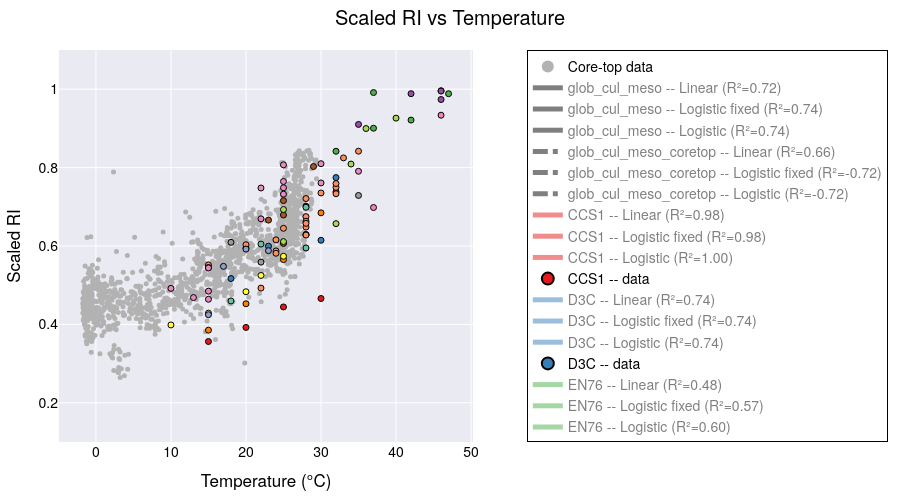

Notebook code cell kept with this figure:
### Code cell
import numpy as np
import pandas as pd
from sklearn.linear_model import LinearRegression
from scipy.optimize import curve_fit
import plotly.graph_objects as go
import plotly.express as px

def logistic_fixed_upper(x, x0, k, b):
    return (1-b) / (1 + np.exp(-k * (x - x0))) + b

def logistic(x, x0, k, L, b):
    return L / (1 + np.exp(-k * (x - x0))) + b

# ─── prepare sample points ────────────────────────────────────────────────────
xx = np.linspace(-4, 50, 200)

# ─── filter & group your data ──────────────────────────────────────────────────
plot_data = culture_meso_df[culture_meso_df['Temperature'] < 50]
min_count = 2
groups = [g for g, df in plot_data.groupby('Strains_edited') if len(df) >= min_count]

# ─── build the figure with one trace per strain per model ─────────────────────
fig = go.Figure()

fig.add_trace(go.Scatter(
    x=coretop_da['t_sf2tc_avg'],
    y=coretop_da['scaledRI_median'],
    mode='markers',
    marker=dict(color='rgba(178,178,178,1.000)', size=5),
    name='Core-top data',
    showlegend=True   # you can allow toggling it via legend if you like
))
core_idx = 0  # index of this core-top trace

# ─── add global fits ────────────────────────────────────────────────
X_all = plot_data['Temperature'].values.reshape(-1,1)
y_all = plot_data['scaledRI'].values

# -- Linear fit --
ols_all = LinearRegression().fit(X_all, y_all)
y_lin_all = ols_all.predict(xx.reshape(-1,1))


# -- Logistic fixed upper --
p0f = [25, 0.1, 0.1]
bf = (0, [50,1,1])
popt_f_all, _ = curve_fit(logistic_fixed_upper, plot_data['Temperature'], plot_data['scaledRI'], p0=p0f, bounds=bf)
y_logif_all = logistic_fixed_upper(xx, *popt_f_all)
r2_logif_all = 1 - np.var(plot_data['scaledRI'] - logistic_fixed_upper(plot_data['Temperature'], *popt_f_all)) / np.var(plot_data['scaledRI'])

# -- Full logistic --
p0_all = [25,0.1,0.1,0.1]
bnd_all = (0, [50,1,1,1])
popt_all, _ = curve_fit(logistic, plot_data['Temperature'], plot_data['scaledRI'], p0=p0_all, bounds=bnd_all)
y_logi_all = logistic(xx, *popt_all)
r2_logi_all = 1 - np.var(plot_data['scaledRI'] - logistic(plot_data['Temperature'], *popt_all)) / np.var(plot_data['scaledRI'])

## add global fits to figure
for model, y, r2 in [
    ("Linear", y_lin_all, ols_all.score(X_all, y_all)),
    ("Logistic fixed", y_logif_all, r2_logif_all),
    ("Logistic", y_logi_all, r2_logi_all)
]:
    fig.add_trace(go.Scatter(
        x=xx, y=y,
        mode='lines',
        name=f"glob_cul_meso -- {model} (R²={r2:.2f})",
        visible=True
    ))

### add X_all and y_all with coretop data and fit the glob_cul_meso_coretop
X_all_full = np.concatenate((coretop_da['t_sf2tc_avg'].values.reshape(-1,1), plot_data['Temperature'].values.reshape(-1,1)))
y_all_full = np.concatenate((coretop_da['scaledRI_median'].values, plot_data['scaledRI'].values))

# -- Linear fit --
ols_all_full = LinearRegression().fit(X_all_full, y_all_full)
y_lin_all_full = ols_all_full.predict(xx.reshape(-1,1))
# -- Logistic fixed upper --
p0f_full = [25, 0.1, 0.1]
bf_full = (0, [50,1,1])
popt_f_all_full, _ = curve_fit(logistic_fixed_upper, np.squeeze(X_all_full), y_all_full, p0=p0f_full, bounds=bf_full)
y_logif_all_full = logistic_fixed_upper(xx, *popt_f_all_full)
r2_logif_all_full = 1 - np.var(y_all_full - logistic_fixed_upper(X_all_full, *popt_f_all_full)) / np.var(y_all_full)
# -- Full logistic --
p0_all_full = [25,0.1,0.1,0.1]
bnd_all_full = (0, [50,1,1,1])
popt_all_full, _ = curve_fit(logistic, np.squeeze(X_all_full), y_all_full, p0=p0_all_full, bounds=bnd_all_full)
y_logi_all_full = logistic(xx, *popt_all_full)
r2_logi_all_full = 1 - np.var(y_all_full - logistic(X_all_full, *popt_all_full)) / np.var(y_all_full)
## add global fits to figure
for model, y, r2 in [
    ("Linear", y_lin_all_full, ols_all_full.score(X_all_full, y_all_full)),
    ("Logistic fixed", y_logif_all_full, r2_logif_all_full),
    ("Logistic", y_logi_all_full, r2_logi_all_full)
]:
    fig.add_trace(go.Scatter(
        x=xx, y=y,
        mode='lines',
        name=f"glob_cul_meso_coretop -- {model} (R²={r2:.2f})",
        visible=True
    ))
    
# ─── add all your strain traces ───────────────────────────
for strain in groups:
    df = plot_data[plot_data['Strains_edited'] == strain]
    X = df['Temperature'].values.reshape(-1,1)
    y = df['scaledRI'].values
    
    # -- Linear fit --
    ols = LinearRegression().fit(X, y)
    y_lin = ols.predict(xx.reshape(-1,1))
    fig.add_trace(go.Scatter(
        x=xx, y=y_lin, 
        mode='lines',
        name=f"{strain} -- Linear (R²={ols.score(X,y):.2f})",
        visible=(strain == groups[0])  # only first strain visible initially
    ))
    
    # -- Logistic fixed upper --
    p0f = [25, 0.1, 0.1]
    bf = (0, [50,1,1])
    popt_f, _ = curve_fit(logistic_fixed_upper, df['Temperature'], df['scaledRI'], p0=p0f, bounds=bf)
    y_logf = logistic_fixed_upper(xx, *popt_f)
    r2_f = 1 - np.var(df['scaledRI'] - logistic_fixed_upper(df['Temperature'], *popt_f)) / np.var(df['scaledRI'])
    fig.add_trace(go.Scatter(
        x=xx, y=y_logf,
        mode='lines',
        name=f"{strain} -- Logistic fixed (R²={r2_f:.2f})",
        visible=False
    ))
    
    # -- Full logistic --
    p0 = [25,0.1,0.1,0.1]
    bnd = (0, [50,1,1,1])
    popt, _ = curve_fit(logistic, df['Temperature'], df['scaledRI'], p0=p0, bounds=bnd)
    y_log = logistic(xx, *popt)
    r2 = 1 - np.var(df['scaledRI'] - logistic(df['Temperature'], *popt)) / np.var(df['scaledRI'])
    fig.add_trace(go.Scatter(
        x=xx, y=y_log,
        mode='lines',
        name=f"{strain} -- Logistic (R²={r2:.2f})",
        visible=False
    ))
    
    # -- Always-on scatter of raw data --
    fig.add_trace(go.Scatter(
        x=df['Temperature'], y=df['scaledRI'],
        mode='markers',
        marker=dict(size=6, line=dict(width=1, color='black')),
        name=f"{strain} -- data",
        visible=True
    ))
# build a mapping strain → color
palette1 = px.colors.qualitative.Set1
palette2 = px.colors.qualitative.Set2

# make one long list
all_colors = palette1 + palette2

# then map strains in order
strain_colors = {
    strain: all_colors[i % len(all_colors)]
    for i, strain in enumerate(groups)
}

# now loop through all traces
for trace in fig.data:
    # The “cultures + mesocosm only” global fit
    if trace.name.startswith("glob_cul_meso --"):
        trace.update(line=dict(
            color="black",   # pick any CSS name or hex code
            dash="solid",        # “solid”, “dash”, “dot”, “dashdot”, etc
            width=4              # thicker line
        ))

    # The “cultures + mesocosm + coretop” global fit
    elif trace.name.startswith("glob_cul_meso_coretop --"):
        trace.update(line=dict(
            color="black",
            dash="dashdot",
            width=3
        ))
        
    # skip the core-top (and any other truly global or background traces)
    elif trace.name == "Core-top data":
        continue

    # split off the strain name (everything before the “ – ”)
    strain = trace.name.split(" -- ")[0]

    # pick a color: if it’s one of our strains, use its palette color;
    # otherwise (e.g. “Global”) fall back to black or whatever you like
    col = strain_colors.get(strain, "black")

    # apply to both marker & line
    trace.update(
        marker=dict(color=col),
        line=dict(color=col)
    )



# Hide all line traces (fits) by default, leave markers visible
for trace in fig.data:
    if "lines" in trace.mode:
        trace.visible = "legendonly"
    else:
        trace.visible = True

# # Make “raw data” the initial visibility state:
# for tr in fig.data:
#     if tr.name == "Core-top data" or tr.name.endswith("-- data"):
#         tr.visible = True
#     else:
#         tr.visible = False
        


# reposition the model‐dropdown as a vertical nav bar on the left
fig.update_layout(

    autosize=False,     # turn off responsive “fill the container”
    width=900,          # fixed pixel width
    height=500,         # fixed pixel height
    margin=dict(l=40, r=40, t=50, b=40),

    title="Scaled RI vs Temperature",
    xaxis_title="Temperature (°C)",
    yaxis_title="Scaled RI",
    
    yaxis=dict(
        range=[0.1, 1.1],
        autorange=False    # turn off auto‐scaling
    ),

    # put the legend also on the left, so users can click each strain on/off
    legend=dict(
        traceorder="normal",
        orientation="v",
        x=1.13,      # just inside the left margin
        y=0.5,
        xanchor="left",
        yanchor="middle",
        itemsizing="constant",
        bordercolor="black",
        borderwidth=1
    ),
    template='seaborn',
    font=dict(
        family="TeX Gyre Heros",
        size=14,
        color="black"
    ),
    
)

# lock X/Y so the units match (remove if you don’t want a 1:1 scale)
fig.update_xaxes(constrain='domain')            # keep the X‐axis from expanding

# set a default
# fig.update_layout(template="plotly_white")

fig.show()

# in your Python script / notebook:
fig.write_html(
  os.path.join(local_github_path, 'html_figures', 'scaledRI_vs_Temperature.html'),
  include_plotlyjs="cdn",   # pull Plotly.js from the CDN
  full_html=False           # only the <div>+<script>—no <html>/<body> wrapper
)

### Figure 1 — Plotly figure (JSON) as saved in the notebook; plotly's stock layout.template omitted (floating-point values rounded to 4 significant figures; data arrays with more than 128 entries replaced by an {"elided": "..."} marker saying what was removed)
{"data": [{"marker": {"color": "rgba(178,178,178,1.000)", "size": 5}, "mode": "markers", "name": "Core-top data", "showlegend": true, "type": "scatter", "visible": true, "x": {"elided": "1479 float values"}, "y": {"elided": "1479 float values"}}, {"line": {"color": "black", "dash": "solid", "width": 4}, "marker": {"color": "black"}, "mode": "lines", "name": "glob_cul_meso -- Linear (R²=0.72)", "type": "scatter", "visible": "legendonly", "x": {"elided": "200 float values"}, "y": {"elided": "200 float values"}}, {"line": {"color": "black", "dash": "solid", "width": 4}, "marker": {"color": "black"}, "mode": "lines", "name": "glob_cul_meso -- Logistic fixed (R²=0.74)", "type": "scatter", "visible": "legendonly", "x": {"elided": "200 float values"}, "y": {"elided": "200 float values"}}, {"line": {"color": "black", "dash": "solid", "width": 4}, "marker": {"color": "black"}, "mode": "lines", "name": "glob_cul_meso -- Logistic (R²=0.74)", "type": "scatter", "visible": "legendonly", "x": {"elided": "200 float values"}, "y": {"elided": "200 float values"}}, {"line": {"color": "black", "dash": "dashdot", "width": 3}, "marker": {"color": "black"}, "mode": "lines", "name": "glob_cul_meso_coretop -- Linear (R²=0.66)", "type": "scatter", "visible": "legendonly", "x": {"elided": "200 float values"}, "y": {"elided": "200 float values"}}, {"line": {"color": "black", "dash": "dashdot", "width": 3}, "marker": {"color": "black"}, "mode": "lines", "name": "glob_cul_meso_coretop -- Logistic fixed (R²=-0.72)", "type": "scatter", "visible": "legendonly", "x": {"elided": "200 float values"}, "y": {"elided": "200 float values"}}, {"line": {"color": "black", "dash": "dashdot", "width": 3}, "marker": {"color": "black"}, "mode": "lines", "name": "glob_cul_meso_coretop -- Logistic (R²=-0.72)", "type": "scatter", "visible": "legendonly", "x": {"elided": "200 float values"}, "y": {"elided": "200 float values"}}, {"line": {"color": "rgb(228,26,28)"}, "marker": {"color": "rgb(228,26,28)"}, "mode": "lines", "name": "CCS1 -- Linear (R²=0.98)", "type": "scatter", "visible": "legendonly", "x": {"elided": "200 float values"}, "y": {"elided": "200 float values"}}, {"line": {"color": "rgb(228,26,28)"}, "marker": {"color": "rgb(228,26,28)"}, "mode": "lines", "name": "CCS1 -- Logistic fixed (R²=0.98)", "type": "scatter", "visible": "legendonly", "x": {"elided": "200 float values"}, "y": {"elided": "200 float values"}}, {"line": {"color": "rgb(228,26,28)"}, "marker": {"color": "rgb(228,26,28)"}, "mode": "lines", "name": "CCS1 -- Logistic (R²=1.00)", "type": "scatter", "visible": "legendonly", "x": {"elided": "200 float values"}, "y": {"elided": "200 float values"}}, {"line": {"color": "rgb(228,26,28)"}, "marker": {"color": "rgb(228,26,28)", "line": {"color": "black", "width": 1}, "size": 6}, "mode": "markers", "name": "CCS1 -- data", "type": "scatter", "visible": true, "x": [15, 20, 25, 30], "y": [0.3564, 0.3923, 0.4445, 0.4661]}, {"line": {"color": "rgb(55,126,184)"}, "marker": {"color": "rgb(55,126,184)"}, "mode": "lines", "name": "D3C -- Linear (R²=0.74)", "type": "scatter", "visible": "legendonly", "x": {"elided": "200 float values"}, "y": {"elided": "200 float values"}}, {"line": {"color": "rgb(55,126,184)"}, "marker": {"color": "rgb(55,126,184)"}, "mode": "lines", "name": "D3C -- Logistic fixed (R²=0.74)", "type": "scatter", "visible": "legendonly", "x": {"elided": "200 float values"}, "y": {"elided": "200 float values"}}, {"line": {"color": "rgb(55,126,184)"}, "marker": {"color": "rgb(55,126,184)"}, "mode": "lines", "name": "D3C -- Logistic (R²=0.74)", "type": "scatter", "visible": "legendonly", "x": {"elided": "200 float values"}, "y": {"elided": "200 float values"}}, {"line": {"color": "rgb(55,126,184)"}, "marker": {"color": "rgb(55,126,184)", "line": {"color": "black", "width": 1}, "size": 6}, "mode": "markers", "name": "D3C -- data", "type": "scatter", "visible": true, "x": [30, 18, 23, 28, 32], "y": [0.6146, 0.517, 0.5995, 0.7015, 0.7745]}, {"line": {"color": "rgb(77,175,74)"}, "marker": {"color": "rgb(77,175,74)"}, "mode": "lines", "name": "EN76 -- Linear (R²=0.48)", "type": "scatter", "visible": "legendonly", "x": {"elided": "200 float values"}, "y": {"elided": "200 float values"}}, {"line": {"color": "rgb(77,175,74)"}, "marker": {"color": "rgb(77,175,74)"}, "mode": "lines", "name": "EN76 -- Logistic fixed (R²=0.57)", "type": "scatter", "visible": "legendonly", "x": {"elided": "200 float values"}, "y": {"elided": "200 float values"}}, {"line": {"color": "rgb(77,175,74)"}, "marker": {"color": "rgb(77,175,74)"}, "mode": "lines", "name": "EN76 -- Logistic (R²=0.60)", "type": "scatter", "visible": "legendonly", "x": {"elided": "200 float values"}, "y": {"elided": "200 float values"}}, {"line": {"color": "rgb(77,175,74)"}, "marker": {"color": "rgb(77,175,74)", "line": {"color": "black", "width": 1}, "size": 6}, "mode": "markers", "name": "EN76 -- data", "type": "scatter", "visible": true, "x": [37, 32, 37, 42, 47], "y": [0.9915, 0.8416, 0.9005, 0.9212, 0.9886]}, {"line": {"color": "rgb(152,78,163)"}, "marker": {"color": "rgb(152,78,163)"}, "mode": "lines", "name": "Ga9.2 -- Linear (R²=0.81)", "type": "scatter", "visible": "legendonly", "x": {"elided": "200 float values"}, "y": {"elided": "200 float values"}}, {"line": {"color": "rgb(152,78,163)"}, "marker": {"color": "rgb(152,78,163)"}, "mode": "lines", "name": "Ga9.2 -- Logistic fixed (R²=0.92)", "type": "scatter", "visible": "legendonly", "x": {"elided": "200 float values"}, "y": {"elided": "200 float values"}}, {"line": {"color": "rgb(152,78,163)"}, "marker": {"color": "rgb(152,78,163)"}, "mode": "lines", "name": "Ga9.2 -- Logistic (R²=0.94)", "type": "scatter", "visible": "legendonly", "x": {"elided": "200 float values"}, "y": {"elided": "200 float values"}}, {"line": {"color": "rgb(152,78,163)"}, "marker": {"color": "rgb(152,78,163)", "line": {"color": "black", "width": 1}, "size": 6}, "mode": "markers", "name": "Ga9.2 -- data", "type": "scatter", "visible": true, "x": [35, 46, 46, 42, 46], "y": [0.9102, 0.9737, 0.996, 0.9885, 0.9952]}, {"line": {"color": "rgb(255,127,0)"}, "marker": {"color": "rgb(255,127,0)"}, "mode": "lines", "name": "HCA1 -- Linear (R²=0.99)", "type": "scatter", "visible": "legendonly", "x": {"elided": "200 float values"}, "y": {"elided": "200 float values"}}, {"line": {"color": "rgb(255,127,0)"}, "marker": {"color": "rgb(255,127,0)"}, "mode": "lines", "name": "HCA1 -- Logistic fixed (R²=1.00)", "type": "scatter", "visible": "legendonly", "x": {"elided": "200 float values"}, "y": {"elided": "200 float values"}}, {"line": {"color": "rgb(255,127,0)"}, "marker": {"color": "rgb(255,127,0)"}, "mode": "lines", "name": "HCA1 -- Logistic (R²=1.00)", "type": "scatter", "visible": "legendonly", "x": {"elided": "200 float values"}, "y": {"elided": "200 float values"}}, {"line": {"color": "rgb(255,127,0)"}, "marker": {"color": "rgb(255,127,0)", "line": {"color": "black", "width": 1}, "size": 6}, "mode": "markers", "name": "HCA1 -- data", "type": "scatter", "visible": true, "x": [15, 20, 25, 30], "y": [0.3853, 0.4526, 0.5653, 0.6846]}, {"line": {"color": "rgb(255,255,51)"}, "marker": {"color": "rgb(255,255,51)"}, "mode": "lines", "name": "HCE1 -- Linear (R²=0.95)", "type": "scatter", "visible": "legendonly", "x": {"elided": "200 float values"}, "y": {"elided": "200 float values"}}, {"line": {"color": "rgb(255,255,51)"}, "marker": {"color": "rgb(255,255,51)"}, "mode": "lines", "name": "HCE1 -- Logistic fixed (R²=1.00)", "type": "scatter", "visible": "legendonly", "x": {"elided": "200 float values"}, "y": {"elided": "200 float values"}}, {"line": {"color": "rgb(255,255,51)"}, "marker": {"color": "rgb(255,255,51)"}, "mode": "lines", "name": "HCE1 -- Logistic (R²=1.00)", "type": "scatter", "visible": "legendonly", "x": {"elided": "200 float values"}, "y": {"elided": "200 float values"}}, {"line": {"color": "rgb(255,255,51)"}, "marker": {"color": "rgb(255,255,51)", "line": {"color": "black", "width": 1}, "size": 6}, "mode": "markers", "name": "HCE1 -- data", "type": "scatter", "visible": true, "x": [10, 15, 20, 22, 25], "y": [0.3986, 0.4287, 0.4833, 0.5249, 0.5738]}, {"line": {"color": "rgb(166,86,40)"}, "marker": {"color": "rgb(166,86,40)"}, "mode": "lines", "name": "MY1T -- Linear (R²=0.59)", "type": "scatter", "visible": "legendonly", "x": {"elided": "200 float values"}, "y": {"elided": "200 float values"}}, {"line": {"color": "rgb(166,86,40)"}, "marker": {"color": "rgb(166,86,40)"}, "mode": "lines", "name": "MY1T -- Logistic fixed (R²=0.61)", "type": "scatter", "visible": "legendonly", "x": {"elided": "200 float values"}, "y": {"elided": "200 float values"}}, {"line": {"color": "rgb(166,86,40)"}, "marker": {"color": "rgb(166,86,40)"}, "mode": "lines", "name": "MY1T -- Logistic (R²=0.67)", "type": "scatter", "visible": "legendonly", "x": {"elided": "200 float values"}, "y": {"elided": "200 float values"}}, {"line": {"color": "rgb(166,86,40)"}, "marker": {"color": "rgb(166,86,40)", "line": {"color": "black", "width": 1}, "size": 6}, "mode": "markers", "name": "MY1T -- data", "type": "scatter", "visible": true, "x": [25, 25, 20, 23, 25, 29, 32], "y": [0.6068, 0.6791, 0.5948, 0.6661, 0.7158, 0.8028, 0.7381]}, {"line": {"color": "rgb(247,129,191)"}, "marker": {"color": "rgb(247,129,191)"}, "mode": "lines", "name": "N4 -- Linear (R²=1.00)", "type": "scatter", "visible": "legendonly", "x": {"elided": "200 float values"}, "y": {"elided": "200 float values"}}, {"line": {"color": "rgb(247,129,191)"}, "marker": {"color": "rgb(247,129,191)"}, "mode": "lines", "name": "N4 -- Logistic fixed (R²=1.00)", "type": "scatter", "visible": "legendonly", "x": {"elided": "200 float values"}, "y": {"elided": "200 float values"}}, {"line": {"color": "rgb(247,129,191)"}, "marker": {"color": "rgb(247,129,191)"}, "mode": "lines", "name": "N4 -- Logistic (R²=1.00)", "type": "scatter", "visible": "legendonly", "x": {"elided": "200 float values"}, "y": {"elided": "200 float values"}}, {"line": {"color": "rgb(247,129,191)"}, "marker": {"color": "rgb(247,129,191)", "line": {"color": "black", "width": 1}, "size": 6}, "mode": "markers", "name": "N4 -- data", "type": "scatter", "visible": true, "x": [37, 46], "y": [0.6981, 0.9337]}, {"line": {"color": "rgb(153,153,153)"}, "marker": {"color": "rgb(153,153,153)"}, "mode": "lines", "name": "NAOA2 -- Linear (R²=0.69)", "type": "scatter", "visible": "legendonly", "x": {"elided": "200 float values"}, "y": {"elided": "200 float values"}}, {"line": {"color": "rgb(153,153,153)"}, "marker": {"color": "rgb(153,153,153)"}, "mode": "lines", "name": "NAOA2 -- Logistic fixed (R²=0.88)", "type": "scatter", "visible": "legendonly", "x": {"elided": "200 float values"}, "y": {"elided": "200 float values"}}, {"line": {"color": "rgb(153,153,153)"}, "marker": {"color": "rgb(153,153,153)"}, "mode": "lines", "name": "NAOA2 -- Logistic (R²=0.92)", "type": "scatter", "visible": "legendonly", "x": {"elided": "200 float values"}, "y": {"elided": "200 float values"}}, {"line": {"color": "rgb(153,153,153)"}, "marker": {"color": "rgb(153,153,153)", "line": {"color": "black", "width": 1}, "size": 6}, "mode": "markers", "name": "NAOA2 -- data", "type": "scatter", "visible": true, "x": [18, 22, 28, 35, 28], "y": [0.6094, 0.5589, 0.6294, 0.7289, 0.6288]}, {"line": {"color": "rgb(102,194,165)"}, "marker": {"color": "rgb(102,194,165)"}, "mode": "lines", "name": "NAOA6 -- Linear (R²=0.70)", "type": "scatter", "visible": "legendonly", "x": {"elided": "200 float values"}, "y": {"elided": "200 float values"}}, {"line": {"color": "rgb(102,194,165)"}, "marker": {"color": "rgb(102,194,165)"}, "mode": "lines", "name": "NAOA6 -- Logistic fixed (R²=0.70)", "type": "scatter", "visible": "legendonly", "x": {"elided": "200 float values"}, "y": {"elided": "200 float values"}}, {"line": {"color": "rgb(102,194,165)"}, "marker": {"color": "rgb(102,194,165)"}, "mode": "lines", "name": "NAOA6 -- Logistic (R²=0.81)", "type": "scatter", "visible": "legendonly", "x": {"elided": "200 float values"}, "y": {"elided": "200 float values"}}, {"line": {"color": "rgb(102,194,165)"}, "marker": {"color": "rgb(102,194,165)", "line": {"color": "black", "width": 1}, "size": 6}, "mode": "markers", "name": "NAOA6 -- data", "type": "scatter", "visible": true, "x": [18, 22, 28, 28], "y": [0.4598, 0.6049, 0.6988, 0.595]}, {"line": {"color": "rgb(252,141,98)"}, "marker": {"color": "rgb(252,141,98)"}, "mode": "lines", "name": "SCM1 -- Linear (R²=0.78)", "type": "scatter", "visible": "legendonly", "x": {"elided": "200 float values"}, "y": {"elided": "200 float values"}}, {"line": {"color": "rgb(252,141,98)"}, "marker": {"color": "rgb(252,141,98)"}, "mode": "lines", "name": "SCM1 -- Logistic fixed (R²=0.88)", "type": "scatter", "visible": "legendonly", "x": {"elided": "200 float values"}, "y": {"elided": "200 float values"}}, {"line": {"color": "rgb(252,141,98)"}, "marker": {"color": "rgb(252,141,98)"}, "mode": "lines", "name": "SCM1 -- Logistic (R²=0.88)", "type": "scatter", "visible": "legendonly", "x": {"elided": "200 float values"}, "y": {"elided": "200 float values"}}, {"line": {"color": "rgb(252,141,98)"}, "marker": {"color": "rgb(252,141,98)", "line": {"color": "black", "width": 1}, "size": 6}, "mode": "markers", "name": "SCM1 -- data", "type": "scatter", "visible": true, "x": [22, 25, 28, 28, 15, 20, 25, 30, 33, 35, 28, 24, 24, 24, 28, 28, 28, 32, 32, 32], "y": [0.4926, 0.6071, 0.6279, 0.6484, 0.5518, 0.6032, 0.6452, 0.7353, 0.8248, 0.8418, 0.721, 0.5875, 0.6157, 0.5815, 0.6749, 0.6629, 0.6577, 0.7496, 0.7593, 0.7333]}, {"line": {"color": "rgb(141,160,203)"}, "marker": {"color": "rgb(141,160,203)"}, "mode": "lines", "name": "SPOT1 -- Linear (R²=0.70)", "type": "scatter", "visible": "legendonly", "x": {"elided": "200 float values"}, "y": {"elided": "200 float values"}}, {"line": {"color": "rgb(141,160,203)"}, "marker": {"color": "rgb(141,160,203)"}, "mode": "lines", "name": "SPOT1 -- Logistic fixed (R²=0.71)", "type": "scatter", "visible": "legendonly", "x": {"elided": "200 float values"}, "y": {"elided": "200 float values"}}, {"line": {"color": "rgb(141,160,203)"}, "marker": {"color": "rgb(141,160,203)"}, "mode": "lines", "name": "SPOT1 -- Logistic (R²=1.00)", "type": "scatter", "visible": "legendonly", "x": {"elided": "200 float values"}, "y": {"elided": "200 float values"}}, {"line": {"color": "rgb(141,160,203)"}, "marker": {"color": "rgb(141,160,203)", "line": {"color": "black", "width": 1}, "size": 6}, "mode": "markers", "name": "SPOT1 -- data", "type": "scatter", "visible": true, "x": [15, 17, 20, 23], "y": [0.4247, 0.5481, 0.5921, 0.588]}, {"line": {"color": "rgb(231,138,195)"}, "marker": {"color": "rgb(231,138,195)"}, "mode": "lines", "name": "mesocosm - North Sea -- Linear (R²=0.84)", "type": "scatter", "visible": "legendonly", "x": {"elided": "200 float values"}, "y": {"elided": "200 float values"}}, {"line": {"color": "rgb(231,138,195)"}, "marker": {"color": "rgb(231,138,195)"}, "mode": "lines", "name": "mesocosm - North Sea -- Logistic fixed (R²=0.88)", "type": "scatter", "visible": "legendonly", "x": {"elided": "200 float values"}, "y": {"elided": "200 float values"}}, {"line": {"color": "rgb(231,138,195)"}, "marker": {"color": "rgb(231,138,195)"}, "mode": "lines", "name": "mesocosm - North Sea -- Logistic (R²=0.95)", "type": "scatter", "visible": "legendonly", "x": {"elided": "200 float values"}, "y": {"elided": "200 float values"}}, {"line": {"color": "rgb(231,138,195)"}, "marker": {"color": "rgb(231,138,195)", "line": {"color": "black", "width": 1}, "size": 6}, "mode": "markers", "name": "mesocosm - North Sea -- data", "type": "scatter", "visible": true, "x": [10, 15, 15, 22, 25, 25, 30, 35, 13, 15, 15, 22, 25, 25, 30], "y": [0.4919, 0.4848, 0.4641, 0.748, 0.7646, 0.807, 0.7608, 0.7907, 0.4685, 0.5451, 0.5441, 0.6693, 0.7485, 0.7323, 0.8099]}, {"line": {"color": "rgb(166,216,84)"}, "marker": {"color": "rgb(166,216,84)"}, "mode": "lines", "name": "mesocosm - Seychelles -- Linear (R²=0.78)", "type": "scatter", "visible": "legendonly", "x": {"elided": "200 float values"}, "y": {"elided": "200 float values"}}, {"line": {"color": "rgb(166,216,84)"}, "marker": {"color": "rgb(166,216,84)"}, "mode": "lines", "name": "mesocosm - Seychelles -- Logistic fixed (R²=0.89)", "type": "scatter", "visible": "legendonly", "x": {"elided": "200 float values"}, "y": {"elided": "200 float values"}}, {"line": {"color": "rgb(166,216,84)"}, "marker": {"color": "rgb(166,216,84)"}, "mode": "lines", "name": "mesocosm - Seychelles -- Logistic (R²=0.95)", "type": "scatter", "visible": "legendonly", "x": {"elided": "200 float values"}, "y": {"elided": "200 float values"}}, {"line": {"color": "rgb(166,216,84)"}, "marker": {"color": "rgb(166,216,84)", "line": {"color": "black", "width": 1}, "size": 6}, "mode": "markers", "name": "mesocosm - Seychelles -- data", "type": "scatter", "visible": true, "x": [25, 25, 32, 34, 36, 40], "y": [0.6113, 0.6931, 0.657, 0.809, 0.8997, 0.9262]}], "layout": {"autosize": false, "font": {"color": "black", "family": "TeX Gyre Heros", "size": 14}, "height": 500, "legend": {"bordercolor": "black", "borderwidth": 1, "itemsizing": "constant", "orientation": "v", "traceorder": "normal", "x": 1.13, "xanchor": "left", "y": 0.5, "yanchor": "middle"}, "margin": {"b": 40, "l": 40, "r": 40, "t": 50}, "title": {"text": "Scaled RI vs Temperature"}, "width": 900, "xaxis": {"constrain": "domain", "title": {"text": "Temperature (°C)"}}, "yaxis": {"autorange": false, "range": [0.1, 1.1], "title": {"text": "Scaled RI"}}}}
